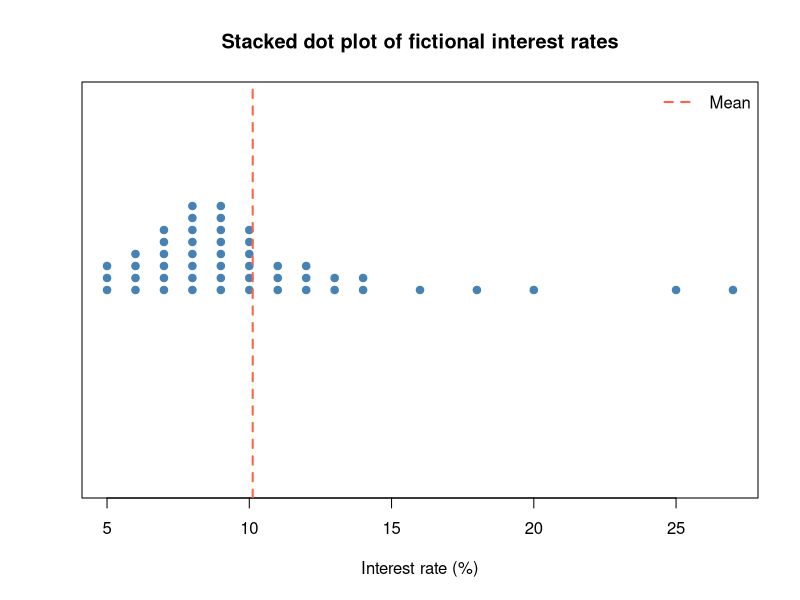
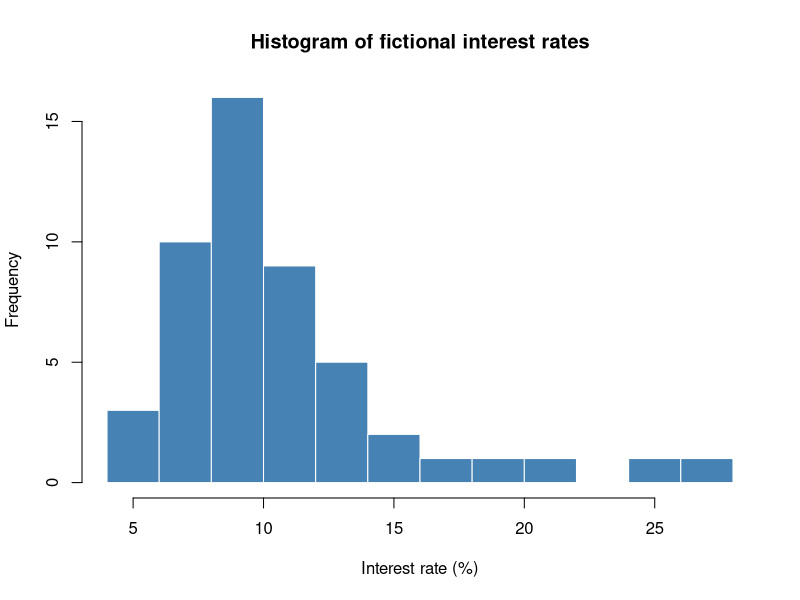
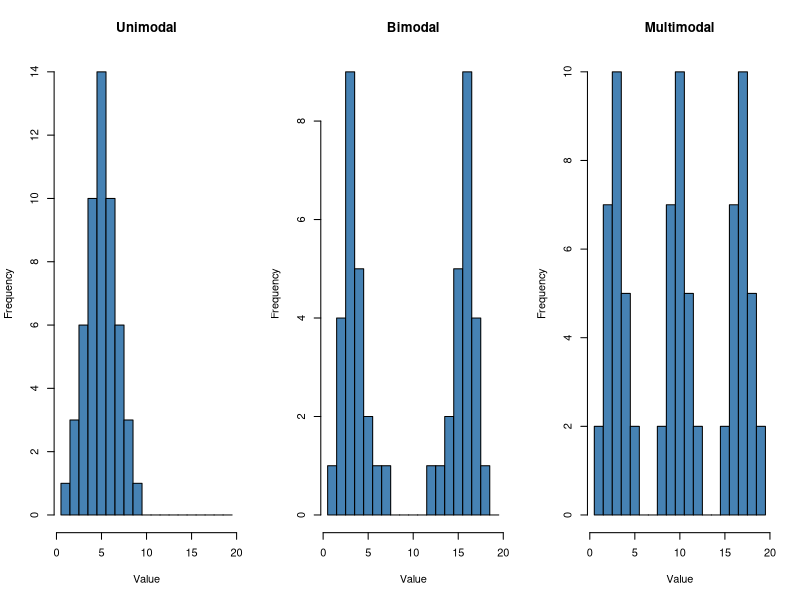
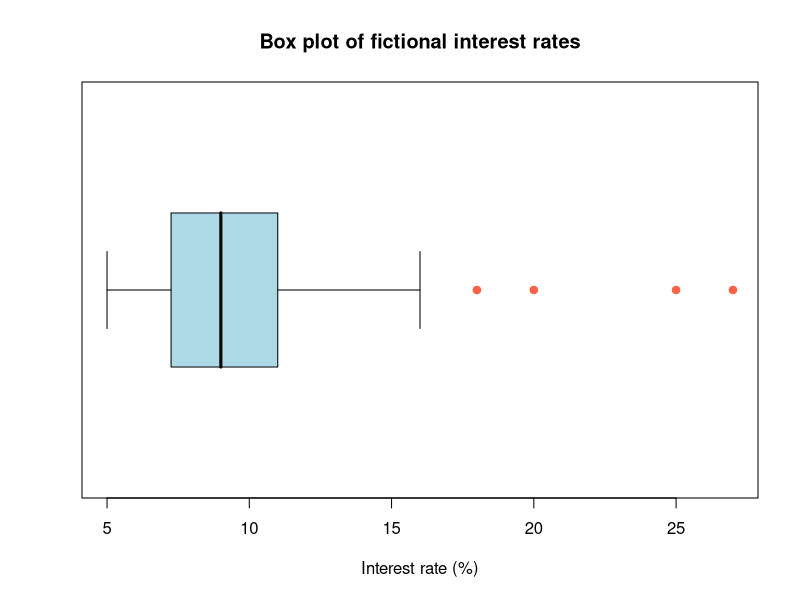

Write the R code that produced these figures, in order.
## ---- chunk 1
knitr::opts_chunk$set(echo = TRUE, message = FALSE, warning = TRUE)
## ---- chunk 2
interest_rate <- rep(
  c(5, 6, 7, 8, 9, 10, 11, 12, 13, 14, 16, 18, 20, 25, 27),
  times = c(3, 4, 6, 8, 8, 6, 3, 3, 2, 2, 1, 1, 1, 1, 1)
)
stopifnot(length(interest_rate) == 50)
## ---- chunk 3
frequencies <- table(interest_rate)
frequencies

stripchart(interest_rate, method = "stack", pch = 19,
           col = "steelblue", offset = 0.6,
           xlab = "Interest rate (%)",
           main = "Stacked dot plot of fictional interest rates")
abline(v = mean(interest_rate), col = "tomato", lwd = 2, lty = 2)
legend("topright", "Mean", col = "tomato", lwd = 2, lty = 2,
       bty = "n")
## ---- chunk 4
hist(interest_rate, breaks = seq(4, 28, by = 2), right = FALSE,
     col = "steelblue", border = "white",
     xlab = "Interest rate (%)", ylab = "Frequency",
     main = "Histogram of fictional interest rates")
## ---- chunk 5
c(mean = mean(interest_rate), median = median(interest_rate))
## ---- chunk 6
n <- length(interest_rate)
x_bar <- mean(interest_rate)
s <- sd(interest_rate)
z <- (interest_rate - x_bar) / s
g1 <- mean(z^3)
g1
## ---- chunk 7
g2 <- mean(z^4)
c(skewness = g1, kurtosis = g2)
## ---- chunk 8
unimodal <- rep(1:9, times = c(1, 3, 6, 10, 14, 10, 6, 3, 1))
bimodal <- c(
  rep(1:7, times = c(1, 4, 9, 5, 2, 1, 1)),
  rep(12:18, times = c(1, 1, 2, 5, 9, 4, 1))
)
multimodal <- c(
  rep(1:5, times = c(2, 7, 10, 5, 2)),
  rep(8:12, times = c(2, 7, 10, 5, 2)),
  rep(15:19, times = c(2, 7, 10, 5, 2))
)

old_mfrow <- par("mfrow")
par(mfrow = c(1, 3))
hist(unimodal, breaks = seq(0.5, 19.5, by = 1),
     col = "steelblue", main = "Unimodal", xlab = "Value")
hist(bimodal, breaks = seq(0.5, 19.5, by = 1),
     col = "steelblue", main = "Bimodal", xlab = "Value")
hist(multimodal, breaks = seq(0.5, 19.5, by = 1),
     col = "steelblue", main = "Multimodal", xlab = "Value")
par(mfrow = old_mfrow)
## ---- chunk 9
quartiles <- quantile(interest_rate, c(0.25, 0.50, 0.75), type = 7)
q1 <- unname(quartiles[1])
median_x <- unname(quartiles[2])
q3 <- unname(quartiles[3])
iqr <- q3 - q1
lower_fence <- q1 - 1.5 * iqr
upper_fence <- q3 + 1.5 * iqr

lower_whisker <- min(interest_rate[interest_rate >= lower_fence])
upper_whisker <- max(interest_rate[interest_rate <= upper_fence])
suspected_outliers <- interest_rate[
  interest_rate < lower_fence | interest_rate > upper_fence
]

c(Q1 = q1, median = median_x, Q3 = q3, IQR = iqr,
  lower_fence = lower_fence, upper_fence = upper_fence,
  lower_whisker = lower_whisker, upper_whisker = upper_whisker)
suspected_outliers
## ---- chunk 10
x_limits <- range(c(interest_rate, lower_whisker, upper_whisker))
plot(NA, xlim = x_limits, ylim = c(0.5, 1.5), yaxt = "n",
     xlab = "Interest rate (%)", ylab = "",
     main = "Box plot of fictional interest rates")
rect(q1, 0.8, q3, 1.2, col = "lightblue")
segments(median_x, 0.8, median_x, 1.2, lwd = 3)
segments(lower_whisker, 1, q1, 1)
segments(q3, 1, upper_whisker, 1)
segments(lower_whisker, 0.9, lower_whisker, 1.1)
segments(upper_whisker, 0.9, upper_whisker, 1.1)
points(suspected_outliers, rep(1, length(suspected_outliers)),
       pch = 19, col = "tomato")
